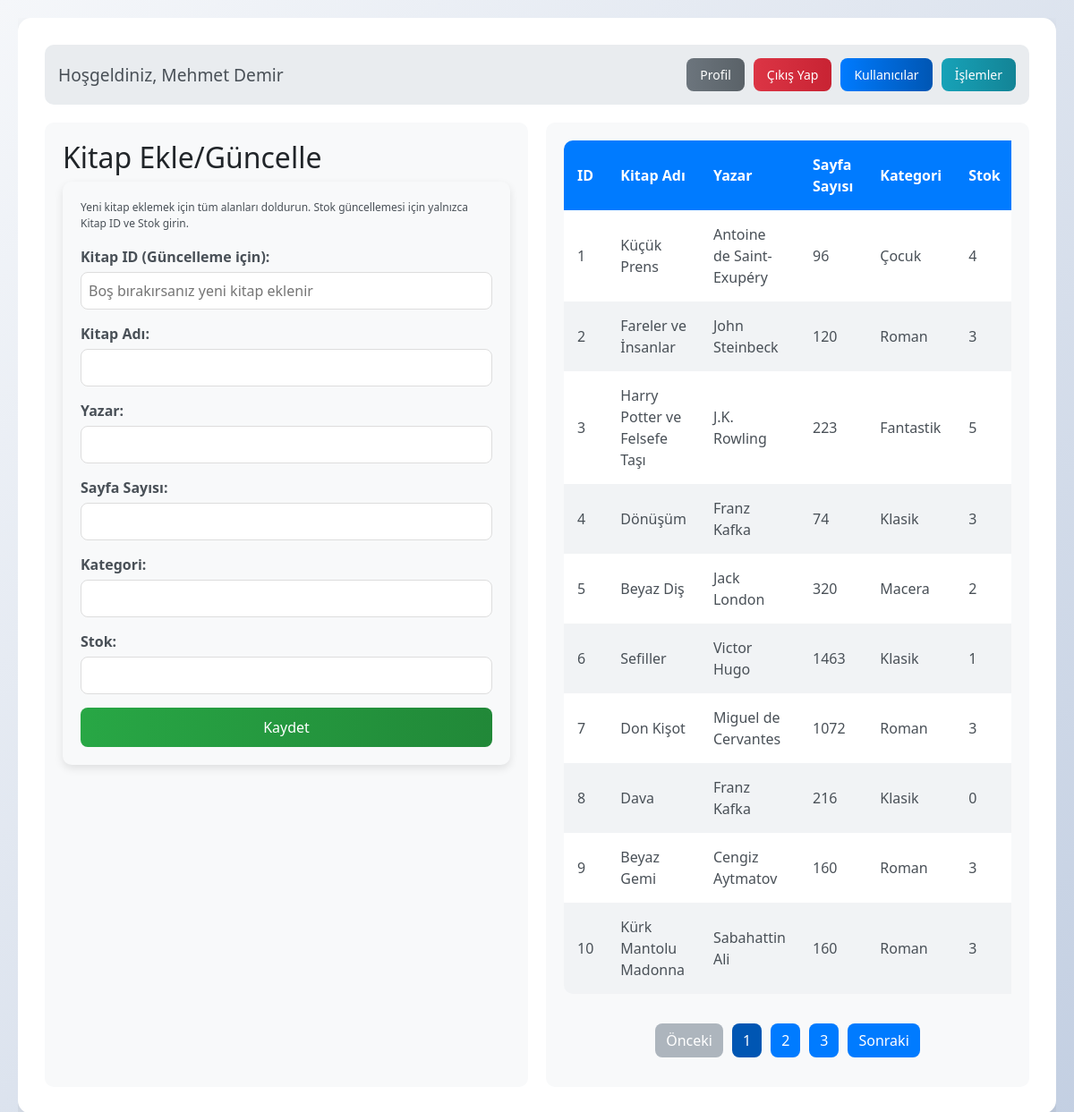
The app's page /kutuphane_personel (signed in) with its own data.
### tables this page shows
CREATE TABLE kitaplar (
        id INTEGER PRIMARY KEY AUTOINCREMENT,
        kitap_adi TEXT NOT NULL,
        yazar TEXT NOT NULL,
        sayfa_sayisi INTEGER NOT NULL,
        kategori TEXT NOT NULL,
        stok INTEGER NOT NULL DEFAULT 1
    );

### app.py (the view)
@app.route('/kutuphane_personel', methods=['GET'])
def kutuphane_personel():
    if 'tc' not in session or session.get('rol') != 'personel':
        return redirect(url_for('personel_giris'))
    conn = veritabani_baglantisi()
    cur = conn.cursor()
    sayfa = request.args.get('sayfa', 1, type=int)
    sayfa_basi = 10
    cur.execute('SELECT COUNT(*) as toplam FROM kitaplar')
    toplam_kitap = cur.fetchone()['toplam']
    toplam_sayfa = (toplam_kitap + sayfa_basi - 1) // sayfa_basi
    offset = (sayfa - 1) * sayfa_basi
    cur.execute('SELECT * FROM kitaplar LIMIT ? OFFSET ?', (sayfa_basi, offset))
    kitaplar = cur.fetchall()
    conn.close()
    return render_template('kutuphane_personel.html',
                         kitaplar=kitaplar,
                         sayfa=sayfa,
                         toplam_sayfa=toplam_sayfa)

### app.py (called while the page is built)
def veritabani_baglantisi() -> sqlite3.Connection:
    conn = sqlite3.connect('kutuphane.db')
    conn.row_factory = sqlite3.Row
    return conn

### templates/kutuphane_personel.html (shortened to what this page needs)
<!DOCTYPE html>
<html lang="tr">
<head>
    <link href="https://cdn.jsdelivr.net/npm/bootstrap@5.3.0/dist/css/bootstrap.min.css" rel="stylesheet">
</head>
<body>
    <div class="app-container">
        <div class="library-section">
            <div class="header-container">
                <h2 class="welcome-text">Hoşgeldiniz, {{ session['ad_soyad'] }}</h2>
                <div class="button-container">
                    <button class="profile-btn" id="profileBtn">Profil</button>
                    <a href="{{ url_for('personel_cikis') }}" class="logout-btn">Çıkış Yap</a>
                    <a href="{{ url_for('kullanici_yonetim') }}" class="users-btn">Kullanıcılar</a>
                    <a href="{{ url_for('islemler') }}" class="islemler-btn">İşlemler</a>
                </div>
            </div>
            <div class="content-container">
                <div class="section">
                    <h2>Kitap Ekle/Güncelle</h2>
                    <div class="book-form-container">
                        <p style="font-size: 12px; color: #495057;">Yeni kitap eklemek için tüm alanları doldurun. Stok güncellemesi için yalnızca Kitap ID ve Stok girin.</p>
                        <form action="{{ url_for('kitap_ekle_guncelle') }}" method="POST">
                            <div class="form-group">
                                <label for="kitap_id">Kitap ID (Güncelleme için):</label>
                                <input type="number" id="kitap_id" name="kitap_id" placeholder="Boş bırakırsanız yeni kitap eklenir">
                            </div>
                            <div class="form-group">
                                <label for="kitap_adi">Kitap Adı:</label>
                                <input type="text" id="kitap_adi" name="kitap_adi">
                            </div>
                            <div class="form-group">
                                <label for="yazar">Yazar:</label>
                                <input type="text" id="yazar" name="yazar">
                            </div>
                            <div class="form-group">
                                <label for="sayfa_sayisi">Sayfa Sayısı:</label>
                                <input type="number" id="sayfa_sayisi" name="sayfa_sayisi">
                            </div>
                            <div class="form-group">
                                <label for="kategori">Kategori:</label>
                                <input type="text" id="kategori" name="kategori">
                            </div>
                            <div class="form-group">
                                <label for="stok">Stok:</label>
                                <input type="number" id="stok" name="stok">
                            </div>
                            <button type="submit" class="submit-btn">Kaydet</button>
                        </form>
                    </div>
                </div>
                <div class="section">
                    <div class="table-responsive">
                        <table>
                            <thead>
                                <tr>
                                    <th style="width: 5%;">ID</th>
                                    <th>Kitap Adı</th>
                                    <th>Yazar</th>
                                    <th>Sayfa Sayısı</th>
                                    <th>Kategori</th>
                                    <th>Stok</th>
                                </tr>
                            </thead>
                            <tbody>
                                {% for kitap in kitaplar %}
                                <tr>
                                    <td>{{ kitap['id'] }}</td>
                                    <td>{{ kitap['kitap_adi'] }}</td>
                                    <td>{{ kitap['yazar'] }}</td>
                                    <td>{{ kitap['sayfa_sayisi'] }}</td>
                                    <td>{{ kitap['kategori'] }}</td>
                                    <td>{{ kitap['stok'] }}</td>
                                </tr>
                                {% endfor %}
                            </tbody>
                        </table>
                    </div>
                    {% if toplam_sayfa > 1 %}
                    <ul class="pagination">
                        <li><a href="{{ url_for('kutuphane_personel', sayfa=sayfa-1) }}" class="{{ 'disabled' if sayfa == 1 else '' }}">Önceki</a></li>
                        {% for sayfa_num in range(1, toplam_sayfa + 1) %}
                        <li><a href="{{ url_for('kutuphane_personel', sayfa=sayfa_num) }}" class="{{ 'active' if sayfa == sayfa_num else '' }}">{{ sayfa_num }}</a></li>
                        {% endfor %}
                        <li><a href="{{ url_for('kutuphane_personel', sayfa=sayfa+1) }}" class="{{ 'disabled' if sayfa == toplam_sayfa else '' }}">Sonraki</a></li>
                    </ul>
                    {% endif %}
                </div>
            </div>
        </div>
    </div>
</body>
</html>

### templates/kutuphane_personel.html (style rules this page uses)
body { background: linear-gradient(135deg, #f5f7fa 0%, #c3cfe2 100%); min-height: 100vh; font-family: 'Segoe UI', Tahoma, Geneva, Verdana, sans-serif; padding: 20px; overflow-x: hidden; }
.app-container { display: flex; min-height: 100vh; overflow-x: hidden; position: relative; }
.library-section { flex: 1; padding: 30px; background: #fff; border-radius: 15px; box-shadow: 0 8px 20px rgba(0, 0, 0, 0.1); animation: fadeIn 0.5s ease-in; }
.header-container { margin-bottom: 20px; padding: 15px; background: #e9ecef; border-radius: 10px; display: flex; justify-content: space-between; align-items: center; }
.welcome-text { margin: 0; font-size: 1.2em; color: #495057; }
.button-container { display: flex; gap: 10px; }
.logout-btn, .profile-btn, .users-btn, .islemler-btn { padding: 8px 15px; border: none; border-radius: 8px; color: #fff; text-decoration: none; transition: transform 0.2s, box-shadow 0.2s; font-size: 14px; }
.profile-btn { background: linear-gradient(90deg, #6c757d, #5a6268); }
.logout-btn { background: linear-gradient(90deg, #dc3545, #c82333); }
.users-btn { background: linear-gradient(90deg, #007bff, #0056b3); }
.islemler-btn { background: linear-gradient(90deg, #17a2b8, #138496); }
.content-container { display: flex; gap: 20px; flex-wrap: wrap; }
.section { background: #f8f9fa; padding: 20px; border-radius: 10px; flex: 1; min-width: 300px; }
.book-form-container { background: #f8f9fa; padding: 20px; border-radius: 10px; box-shadow: 0 4px 10px rgba(0, 0, 0, 0.1); animation: fadeIn 0.5s ease-in; }
table { width: 100%; margin-bottom: 20px; background: #f8f9fa; border-radius: 10px; overflow: hidden; }
th, td { padding: 15px; text-align: left; vertical-align: middle; color: #495057; }
th { background: #007bff; color: #fff; border: none; }
tbody tr:nth-child(odd) { background: #fff; }
tbody tr:nth-child(even) { background: #f1f3f5; }
.form-group { margin-bottom: 15px; }
.form-group label { display: block; margin-bottom: 5px; color: #495057; font-weight: bold; }
.form-group input, .form-group select { width: 100%; padding: 8px; border: 1px solid #ddd; border-radius: 8px; background: #fff; }
.submit-btn { width: 100%; padding: 10px; background: linear-gradient(90deg, #28a745, #218838); color: #fff; border: none; border-radius: 8px; transition: transform 0.2s, box-shadow 0.2s; }
.pagination { display: flex; justify-content: center; list-style: none; padding: 0; margin: 20px 0; }
.pagination li { margin: 0 5px; }
.pagination a { padding: 8px 12px; background: #007bff; color: #fff; border-radius: 8px; text-decoration: none; transition: background 0.3s; }
.pagination .active { background: #0056b3; }
.pagination .disabled { background: #adb5bd; pointer-events: none; }

### records on screen
kitaplar: id "1", kitap_adi "Küçük Prens", yazar "Antoine de Saint-Exupéry", sayfa_sayisi "96", kategori "Çocuk", stok "4"
kitaplar: id "2", kitap_adi "Fareler ve İnsanlar", yazar "John Steinbeck", sayfa_sayisi "120", kategori "Roman", stok "3"
kitaplar: id "3", kitap_adi "Harry Potter ve Felsefe Taşı", yazar "J.K. Rowling", sayfa_sayisi "223", kategori "Fantastik", stok "5"
kitaplar: id "4", kitap_adi "Dönüşüm", yazar "Franz Kafka", sayfa_sayisi "74", kategori "Klasik", stok "3"
kitaplar: id "5", kitap_adi "Beyaz Diş", yazar "Jack London", sayfa_sayisi "320", kategori "Macera", stok "2"
kitaplar: id "6", kitap_adi "Sefiller", yazar "Victor Hugo", sayfa_sayisi "1463", kategori "Klasik", stok "1"
kitaplar: id "7", kitap_adi "Don Kişot", yazar "Miguel de Cervantes", sayfa_sayisi "1072", kategori "Roman", stok "3"
kitaplar: id "8", kitap_adi "Dava", yazar "Franz Kafka", sayfa_sayisi "216", kategori "Klasik", stok "0"
kitaplar: id "9", kitap_adi "Beyaz Gemi", yazar "Cengiz Aytmatov", sayfa_sayisi "160", kategori "Roman", stok "3"
kitaplar: id "10", kitap_adi "Kürk Mantolu Madonna", yazar "Sabahattin Ali", sayfa_sayisi "160", kategori "Roman", stok "3"

### other values on screen
{{ session['ad_soyad'] }} "Mehmet Demir"
{{ sayfa_num }} "1" "2" "3"
